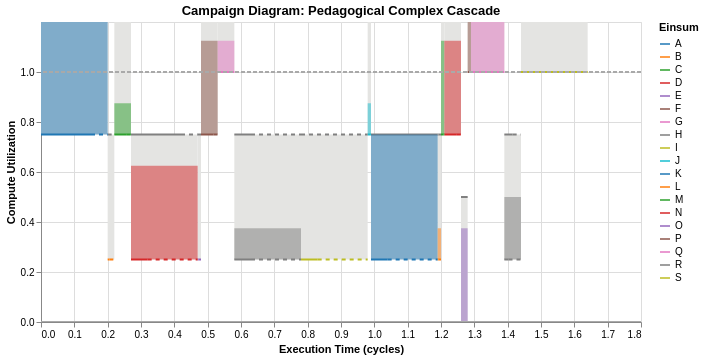
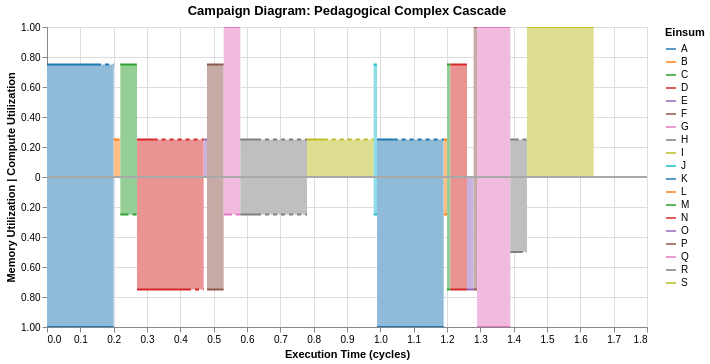

The notebook cell these images were saved under, in order:
### Code cell
chart, df = CampaignDiagram(cascade).draw(return_df=True)
chart_dual = CampaignDiagram(cascade).draw(dual_mode=True)

chart.display()
chart_dual.display()
df
